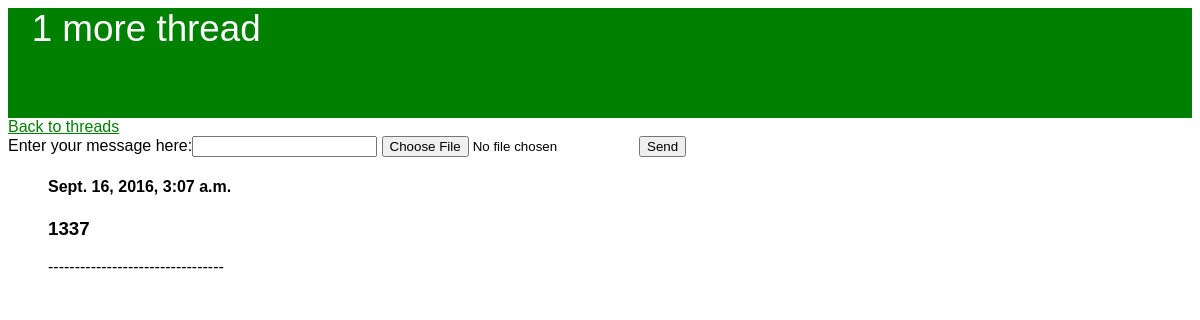
Page /board/thread2/ on the earlier database version.
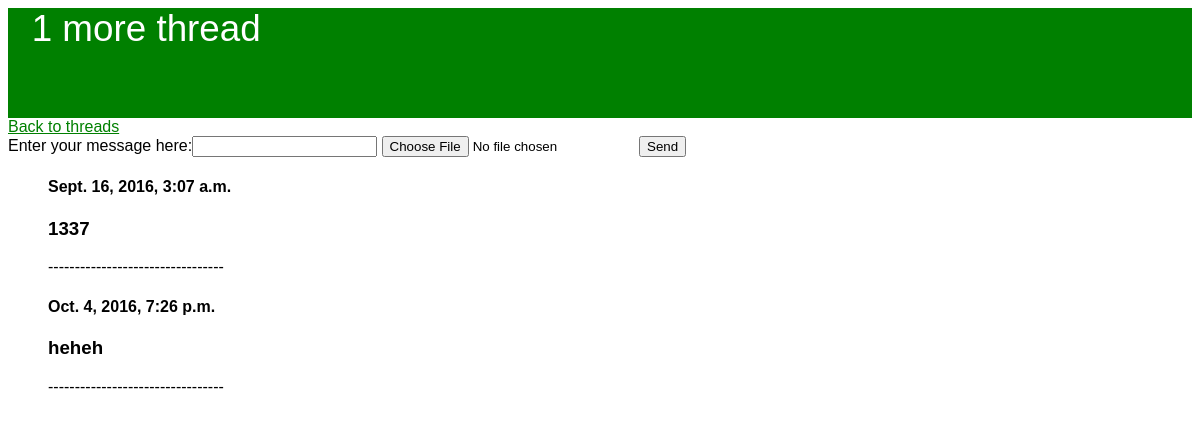
Same page on the later database version.
### imgboard/models.py (models this page shows)
class Post(models.Model):
	thread = models.ForeignKey(Thread)
	date_published = models.DateTimeField('date published')
	post_text = models.CharField(max_length=300)
	pic = models.ImageField(upload_to='pics', blank=True)

### imgboard/views.py (the view, shortened to what this page needs)
# urls.py: url(r'^thread(?P<thread_id>[0-9]+)/$', views.ThreadView.as_view(), name='thread')
class ThreadView(View):
	post_form = PostForm
	initial = {'key': 'value'}
	def get(self, request, thread_id, **kwargs):
		thread = get_object_or_404(Thread, pk=thread_id)
		form = self.post_form(initial=self.initial)
		context = {
			'thread': thread,
			'form': form,
		}
		return render(request, 'thread.html', context)

### imgboard/forms.py
class PostForm(forms.Form):
	post_text = forms.CharField(label='Enter your message here', max_length=300)
	picture = forms.ImageField(label='', required=False)

### imgboard/templates/thread.html (shortened to what this page needs)
{% load static %}
<link rel="stylesheet" type="text/css" href="{% static 'imgboard/thread_style.css' %}" </>
{% load staticfiles %}
<div class="body">
<div class="header"><p>{{ thread.thread_name }}</p></div>
<a href="{% url 'imgboard:index' %}">Back to threads</a>
<div>
	<form method="post" enctype="multipart/form-data">
    {{ form }}
    <input type="submit" value="Send" />
  </form>
</div>
<ul>
{% for post in thread.post_set.all %}
	<h4>{{ post.date_published }}</h4>
	<h3>{{ post.post_text }}</h3>
---------------------------------
{% endfor %}
</ul>
</div>

Differences in the rows shown:
added Post: date_published "Oct. 4, 2016, 7:26 p.m.", post_text "heheh"
